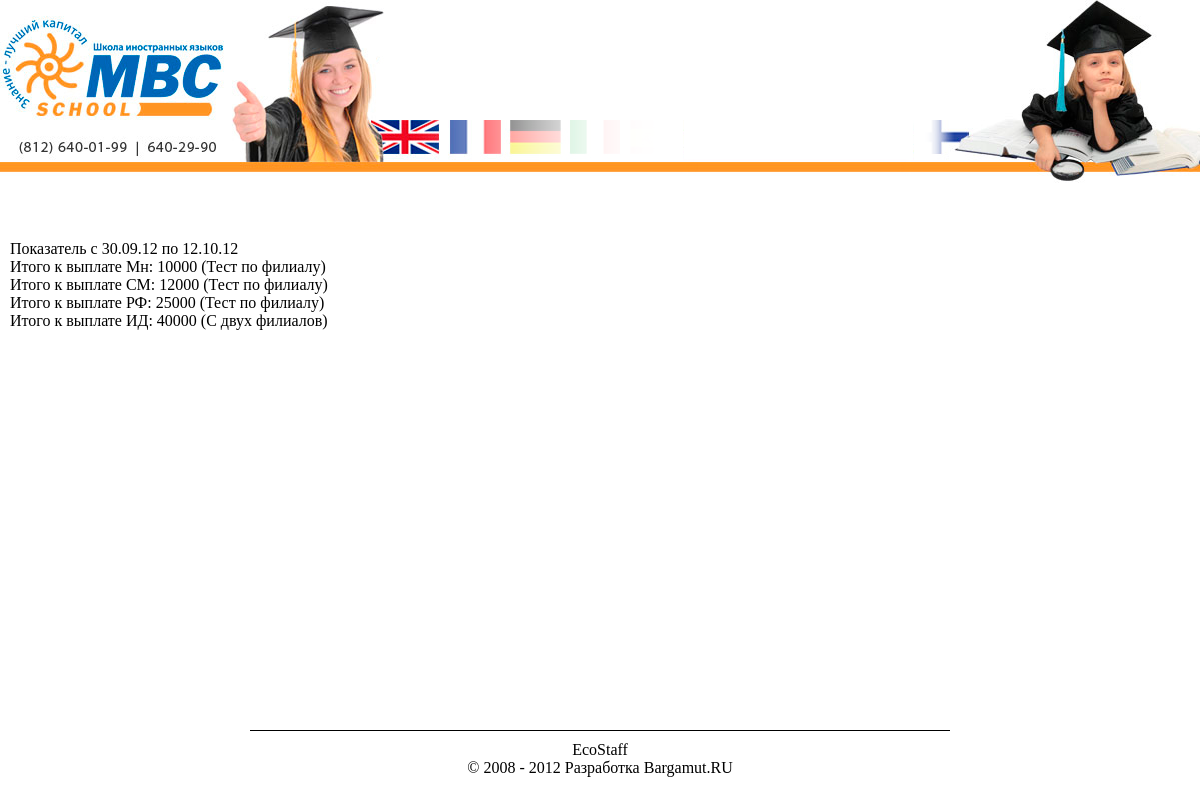
The app's page /report/rates.php, older data.
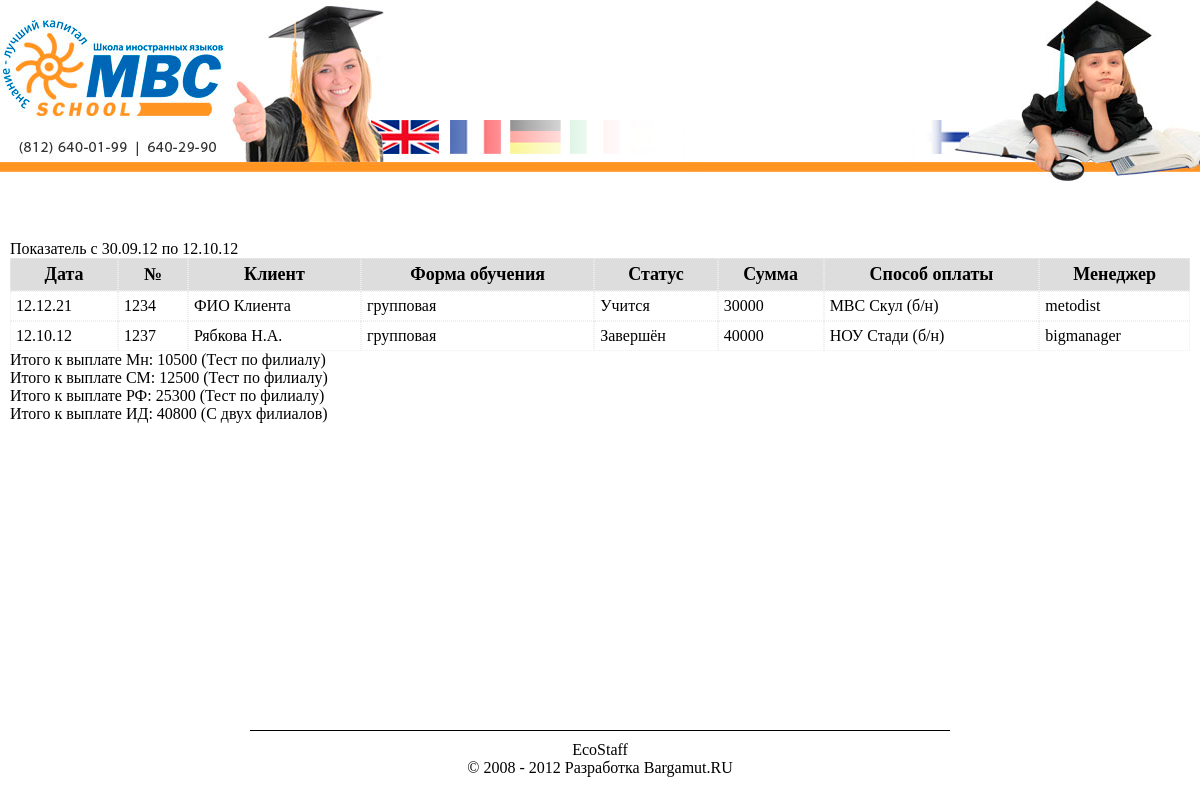
The same page, newer data.
### tables this page shows
CREATE TABLE IF NOT EXISTS `projects` (
  `id` int(11) NOT NULL AUTO_INCREMENT COMMENT 'ID проекта',
  `clientid` int(11) NOT NULL COMMENT 'ID клиента',
  `filial` int(11) NOT NULL COMMENT 'ID филиала проекта',
  `number` char(4) NOT NULL COMMENT 'Номер проекта',
  `hours` tinyint(3) NOT NULL COMMENT 'Количество часов в пакете',
  `hours2` tinyint(3) NOT NULL DEFAULT '0' COMMENT 'Количество часов отчитанных',
  `form` int(11) NOT NULL COMMENT 'ID формы обучения',
  `programm` varchar(1000) NOT NULL COMMENT 'Программа обучения',
  `payvariant` int(11) NOT NULL COMMENT 'ID варианта оплаты',
  `teacher` int(11) NOT NULL COMMENT 'ID преподавателя',
  `wagerate` int(5) NOT NULL COMMENT 'Ставка за академический час',
  `cost` mediumint(10) NOT NULL COMMENT 'Сумма договора',
  `manager` int(11) NOT NULL COMMENT 'ID менеджера',
  `date` date NOT NULL DEFAULT '0000-00-00' COMMENT 'Дата заключения договора',
  `etap1` int(10) NOT NULL COMMENT 'Сумма 1-го этапа оплаты',
  `etap2` int(10) NOT NULL COMMENT 'Сумма 2-го этапа оплаты',
  `etap3` int(10) NOT NULL COMMENT 'Сумма 3-го этапа оплаты',
  `etap4` int(10) NOT NULL COMMENT 'Сумма оплаты при подписании договора',
  `status` tinyint(1) NOT NULL DEFAULT '1' COMMENT 'Статус проекта',
  `return` int(10) NOT NULL COMMENT 'Сумма возврата',
  PRIMARY KEY (`id`)
);

CREATE TABLE IF NOT EXISTS `clients` (
  `id` int(11) NOT NULL AUTO_INCREMENT COMMENT 'ID клиента',
  `fio` char(255) NOT NULL COMMENT 'ФИО клиента',
  `phone` char(14) NOT NULL COMMENT 'Телефон клиента',
  `email` char(50) NOT NULL COMMENT 'E-Mail клиента',
  `skype` char(15) NOT NULL COMMENT 'Skype клиента',
  `note` varchar(250) NOT NULL COMMENT 'Примечание',
  PRIMARY KEY (`id`)
);

CREATE TABLE IF NOT EXISTS `projects_form` (
  `id` int(11) NOT NULL AUTO_INCREMENT COMMENT 'ID формы обучения',
  `name` char(50) NOT NULL COMMENT 'Название формы обучения',
  PRIMARY KEY (`id`)
);

CREATE TABLE IF NOT EXISTS `projects_status` (
  `id` int(11) NOT NULL AUTO_INCREMENT COMMENT 'ID статуса',
  `name` char(50) NOT NULL COMMENT 'Наименование статуса',
  PRIMARY KEY (`id`)
);

CREATE TABLE IF NOT EXISTS `projects_payvariants` (
  `id` int(11) NOT NULL AUTO_INCREMENT COMMENT 'ID варианта оплаты',
  `name` char(50) NOT NULL COMMENT 'Название варианта оплаты',
  PRIMARY KEY (`id`)
);

CREATE TABLE IF NOT EXISTS `users_bio` (
  `id` int(11) NOT NULL AUTO_INCREMENT COMMENT 'ID элемента',
  `fio` varchar(255) NOT NULL COMMENT 'ФИО пользователя',
  `birthday` date NOT NULL DEFAULT '0000-00-00' COMMENT 'День рождения',
  PRIMARY KEY (`id`)
);

### eng/site.conf.php (called while the page is built, shortened)
<?php
include_once('api/api.site.php');
include_once('api/api.database.php');
include_once('api/api.economic.php');
$SITE   = new Site();
$ECON   = new Economic();
?>

### eng/api/api.site.php (called while the page is built, shortened)
<?php
class Site{
    function dateFormat($strdate, $format = 'd.m.y') {
        return date($format, strtotime($strdate));
    }
    function fioFormat($fio = '') {
        return preg_replace('/^([A-Za-zА-Яа-я]*\s[A-ZА-Я])[a-zа-я]*\s([A-ZА-Я]).*$/us', '$1.$2.', $fio);
    }
}

### eng/api/api.database.php (called while the page is built, shortened)
<?php
class Database {
    function db_query() {
        $args = func_get_args();
        if (func_num_args() >= 1) {
            $q = array_shift($args);
            $p = array_shift($args);
            if (isset($p)){
                $q = $this->quoteSet($q);
                foreach($p as $k => $v) {
                    $p[$k] = $this->strFormat($v);
                }
                $q = vsprintf($q, $p);
            }
            $r = mysql_query($q) or die(mysql_error());
            $r = $this->db_make_result($r, $q);
        } else {
            $r = 'Нет нужных данных!';
        }
        return $r;
    }
    private function quoteSet($q) {
        $q = preg_replace_callback(
            '/(%?)(%[sd])(:\w+)?(%?)/i',
            function($m) { return $this->PregCallback($m); },
            $q);
        return $q;
    }
    private function PregCallback($m) {
        $r = ($m[2] == '%s' || ($m[2] == '%d' && $m[3] == ':like')) ?
                "'" . $m[1].$m[1].$m[2].$m[4].$m[4] . "'"
            :   $m[1].$m[1].$m[2].$m[4].$m[4];
        return $r;
    }
    private function strFormat($str) {
        return htmlspecialchars(mysql_real_escape_string($str));
    }
    private function db_make_result($r, $q) {
        $result = array();
        if (preg_match('/^SELECT/i', $q)) {
            if (mysql_num_rows($r) == 1) {
                return mysql_fetch_assoc($r);
            } else {
                while ($row = mysql_fetch_assoc($r)) {
                    $result[] = $row;
                }
                return $result;
            }
        } else {
            return $r;
        }
    }
}
?>

### eng/api/api.economic.php (called while the page is built, shortened)
<?php
class Economic {
    function salManager($projects, $mod = array()) {
        $sum = 0;
        $money = array();
        if (!isset($projects['id'])) {
            foreach($projects as $k => $v) {
                switch ($v['payvariant']) {
                    case 1: $money['kassa']     += $this->payed($v); break;
                    case 2: $money['noystudy']  += $this->payed($v); break;
                    case 3: $money['mbcschool'] += $this->payed($v); break;
                    default: break;
                }
            }
        } else {
            switch ($projects['payvariant']) {
                case 2: $money['noystudy']  += $this->payed($projects); break;
            }
        }
        $sum += $money['kassa'] + $money['noystudy'] + $money['mbcschool'];
        return ($sum - 200000) * .05 + 20000 - $mod['penaltys'] + $mod['bonuses'];
    }
    function salBigManager($projects, $mod = array()) {
        $sum = 0;
        $money = array();
        if (!isset($projects['id'])) {
            foreach($projects as $k => $v) {
                switch ($v['payvariant']) {
                    case 1: $money['kassa']     += $this->payed($v); break;
                    case 2: $money['noystudy']  += $this->payed($v); break;
                    case 3: $money['mbcschool'] += $this->payed($v); break;
                    default: break;
                }
            }
        } else {
            switch ($projects['payvariant']) {
                case 2: $money['noystudy']  += $this->payed($projects); break;
            }
        }
        $sum += $money['kassa'] + $money['noystudy'] + $money['mbcschool'];
        return ($sum - 200000) * .05 + 22000 - $mod['penaltys'] + $mod['bonuses'];
    }
    function salFilialDirector($projects, $mod = array()) {
        $sum = 0;
        $money = array();
        if (!isset($projects['id'])) {
            foreach($projects as $k => $v) {
                switch ($v['payvariant']) {
                    case 1: $money['kassa']     += $this->payed($v); break;
                    case 2: $money['noystudy']  += $this->payed($v); break;
                    case 3: $money['mbcschool'] += $this->payed($v); break;
                    default: break;
                }
            }
        } else {
            switch ($projects['payvariant']) {
                case 2: $money['noystudy']  += $this->payed($projects); break;
            }
        }
        $sum += $money['kassa'] + $money['noystudy'] + $money['mbcschool'];
        return $sum * .03 + 25000 - $mod['penaltys'] + $mod['bonuses'];
    }
    function salInitDirector ($projects, $mod = array()) {
        $sum = 0;
        $money = array();
        foreach($projects as $k => $v) {
            switch ($v['payvariant']) {
                case 2: $money['noystudy']  += $this->payed($v); break;
                case 3: $money['mbcschool'] += $this->payed($v); break;
            }
        }
        $sum += $money['kassa'] + $money['noystudy'] + $money['mbcschool'];
        return $sum * .02 + 40000 - $mod['penaltys'] + $mod['bonuses'];
    }
    function payed($proj) {
        return $proj['etap1'] + $proj['etap2'] + $proj['etap3'] + $proj['etap4'];
    }
}

### report/rates.php (the view, shortened to what the changed rows need)
<?php
include('../top.php');?>
<!DOCTYPE html>
<html>
<head>
    <link rel="stylesheet" type="text/css" href="../css/default.css" />
    <link rel="stylesheet" type="text/css" href="../css/auth.css" />
    <link rel="stylesheet" type="text/css" href="../css/rates.css" />
</head>
<body>
<div class="main ">
    <div class="content">
        <?php
        $lastmonth = $SITE->dateFormat('last day of -1 month', 'Y-m-d');
        $projects       = $DB->db_query('SELECT * FROM projects WHERE `date` > %s ORDER BY `date` DESC', [$lastmonth]);
        $p_forms        = $DB->db_query('SELECT `name` FROM projects_form ORDER BY `id`');
        $p_payvariants  = $DB->db_query('SELECT `name` FROM projects_payvariants ORDER BY `id`');
        $p_status       = $DB->db_query('SELECT `name` FROM projects_status ORDER BY `id`');
        $clients        = $DB->db_query('SELECT `fio` FROM clients');
        $managers       = $DB->db_query('SELECT `id`, `fio` FROM users_bio');
        echo 'Показатель с ' . $SITE->dateFormat($lastmonth) . ' по ' . date('d.m.y');
        $result = '<table border="0" cellspadding="0" cellspacing="0">';
        foreach ($projects as $k => $v) {
            if ($k == 0) {
                $result .= '<tr class="caption">'.
                    '<td class="date">Дата</td>'.
                    '<td>№</td>'.
                    '<td>Клиент</td>'.
                    '<td>Форма обучения</td>'.
                    '<td>Статус</td>'.
                    '<td>Сумма</td>'.
                    '<td>Способ оплаты</td>'.
                    '<td>Менеджер</td>'.
                    '</tr>';
            }
            $man_fio    = $SITE->fioFormat($managers[$v['manager'] - 1]['fio']);
            $client_fio = $SITE->fioFormat($clients[$v['clientid'] - 1]['fio']);
            $result .= '<tr>'.
                '<td class="date">' . $SITE->dateFormat($v['date']) . '</td>'.
                '<td>'.$v['number'].'</td>'.
                '<td>'.$client_fio.'</td>'.
                '<td>'.$p_forms[$v['form'] - 1]['name'].'</td>'.
                '<td>'.$p_status[$v['status'] - 1]['name'].'</td>'.
                '<td>'.$v['cost'].'</td>'.
                '<td>'.$p_payvariants[$v['payvariant'] - 1]['name'].'</td>'.
                '<td>'.$man_fio.'</td>'.
                '</tr>';
        }
        $result .= '</table>';
        $projects_f = $DB->db_query('SELECT * FROM projects WHERE `date` > %s AND `filial` = %d ORDER BY `date` DESC', [$lastmonth, 1]);
        $result .= 'Итого к выплате Мн: ' . $ECON->salManager($projects_f) . ' (Тест по филиалу)<br />';
        $result .= 'Итого к выплате СМ: ' . $ECON->salBigManager($projects_f) . ' (Тест по филиалу)<br />';
        $result .= 'Итого к выплате РФ: ' . $ECON->salFilialDirector($projects_f) . ' (Тест по филиалу)<br />';
        $result .= 'Итого к выплате ИД: ' . $ECON->salInitDirector($projects) . ' (С двух филиалов)';
        $main_tpl = file_get_contents(SITE_ROOT.'/tpl/reports/ratePage.html');
        $main_tpl = str_replace('{rates}', $result, $main_tpl);
        echo $main_tpl;
        ?>
    </div>
</div>
</body>
</html>

Row changes from the older to the newer data that the page shows:
added projects: shows "Дата", date "12.12.21", number "1234", clientid.fio "ФИО Клиента", form.name "групповая", status.name "Учится", cost "30000", payvariant.name "МВС Скул (б/н)", manager.fio "metodist"
added projects: date "12.10.12", number "1237", clientid.fio "Рябкова Н.А.", form.name "групповая", status.name "Завершён", cost "40000", payvariant.name "НОУ Стади (б/н)", manager.fio "bigmanager"
Text that changed along with them:
$ECON->salManager($projects_f): "10000" → "10500"
$ECON->salBigManager($projects_f): "12000" → "12500"
$ECON->salFilialDirector($projects_f): "25000" → "25300"
$main_tpl: "Итого к выплате ИД: 40000 (С двух филиалов)" → "Итого к выплате ИД: 40800 (С двух филиалов)"
